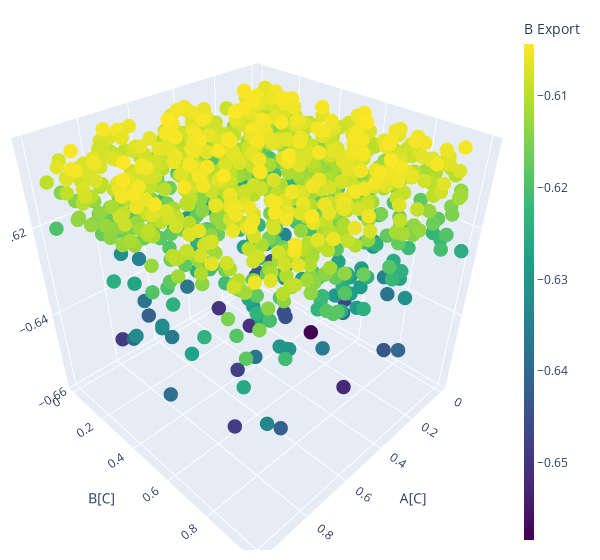

Write notebook code for a chart like this one.
### Code cell
fig = go.Figure(data=[go.Scatter3d(x=DF_1_A["A"], y=DF_1_A["B"],z=DF_1_A["B_Export"],mode='markers',
                                       marker=dict(
        size=5,
        color=DF_1_A["B_Export"],                # set color to an array/list of desired values
        colorscale='Viridis',   # choose a colorscale
        opacity=1,
        colorbar=dict(thickness=10,title="B Export")),
)])
fig.update_layout(scene = dict(
                    xaxis_title='A[C]',
                    yaxis_title='B[C]',
                    zaxis_title='B Export'),
                    width=600,
                    margin=dict(r=20, b=10, l=10, t=10))

fig.show()

### Figure 1 — Plotly figure (JSON) as saved in the notebook; plotly's stock layout.template omitted (floating-point values rounded to 4 significant figures; data arrays with more than 128 entries replaced by an {"elided": "..."} marker saying what was removed)
{"data": [{"marker": {"color": {"elided": "1000 float values"}, "colorbar": {"thickness": 10, "title": {"text": "B Export"}}, "colorscale": [[0, "#440154"], [0.1111, "#482878"], [0.2222, "#3e4989"], [0.3333, "#31688e"], [0.4444, "#26828e"], [0.5556, "#1f9e89"], [0.6667, "#35b779"], [0.7778, "#6ece58"], [0.8889, "#b5de2b"], [1, "#fde725"]], "opacity": 1, "size": 5}, "mode": "markers", "type": "scatter3d", "x": {"elided": "1000 float values"}, "y": {"elided": "1000 float values"}, "z": {"elided": "1000 float values"}}], "layout": {"margin": {"b": 10, "l": 10, "r": 20, "t": 10}, "scene": {"xaxis": {"title": {"text": "A[C]"}}, "yaxis": {"title": {"text": "B[C]"}}, "zaxis": {"title": {"text": "B Export"}}}, "width": 600}}
